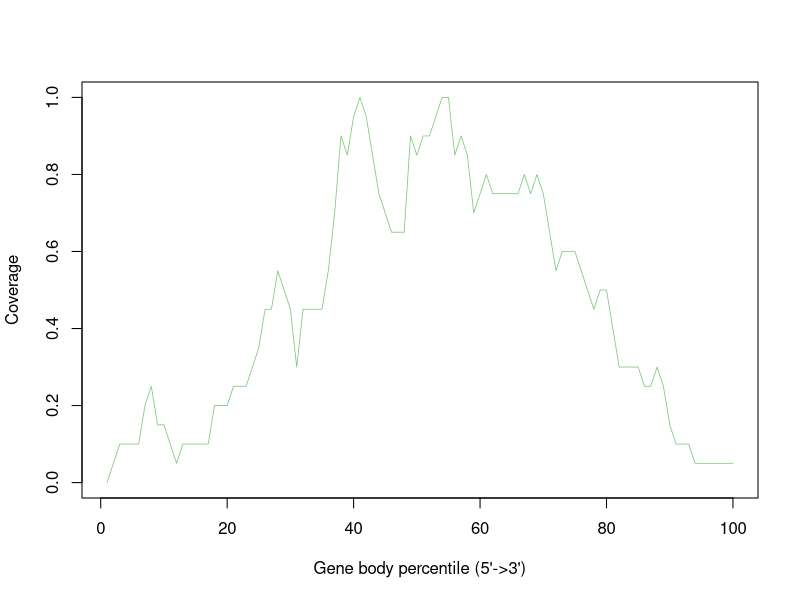

Generate this figure with R:
Atha_Ler_0_sl_FLT_uG_Rep3_Aligned.sortedByCoord_sorted.out <- c(0.0,0.05,0.1,0.1,0.1,0.1,0.2,0.25,0.15,0.15,0.1,0.05,0.1,0.1,0.1,0.1,0.1,0.2,0.2,0.2,0.25,0.25,0.25,0.3,0.35,0.45,0.45,0.55,0.5,0.45,0.3,0.45,0.45,0.45,0.45,0.55,0.7,0.9,0.85,0.95,1.0,0.95,0.85,0.75,0.7,0.65,0.65,0.65,0.9,0.85,0.9,0.9,0.95,1.0,1.0,0.85,0.9,0.85,0.7,0.75,0.8,0.75,0.75,0.75,0.75,0.75,0.8,0.75,0.8,0.75,0.65,0.55,0.6,0.6,0.6,0.55,0.5,0.45,0.5,0.5,0.4,0.3,0.3,0.3,0.3,0.25,0.25,0.3,0.25,0.15,0.1,0.1,0.1,0.05,0.05,0.05,0.05,0.05,0.05,0.05)


pdf("Atha_Ler-0_sl_FLT_uG_Rep3.geneBodyCoverage.curves.pdf")
x=1:100
icolor = colorRampPalette(c("#7fc97f","#beaed4","#fdc086","#ffff99","#386cb0","#f0027f"))(1)
plot(x,Atha_Ler_0_sl_FLT_uG_Rep3_Aligned.sortedByCoord_sorted.out,type='l',xlab="Gene body percentile (5'->3')", ylab="Coverage",lwd=0.8,col=icolor[1])
dev.off()
